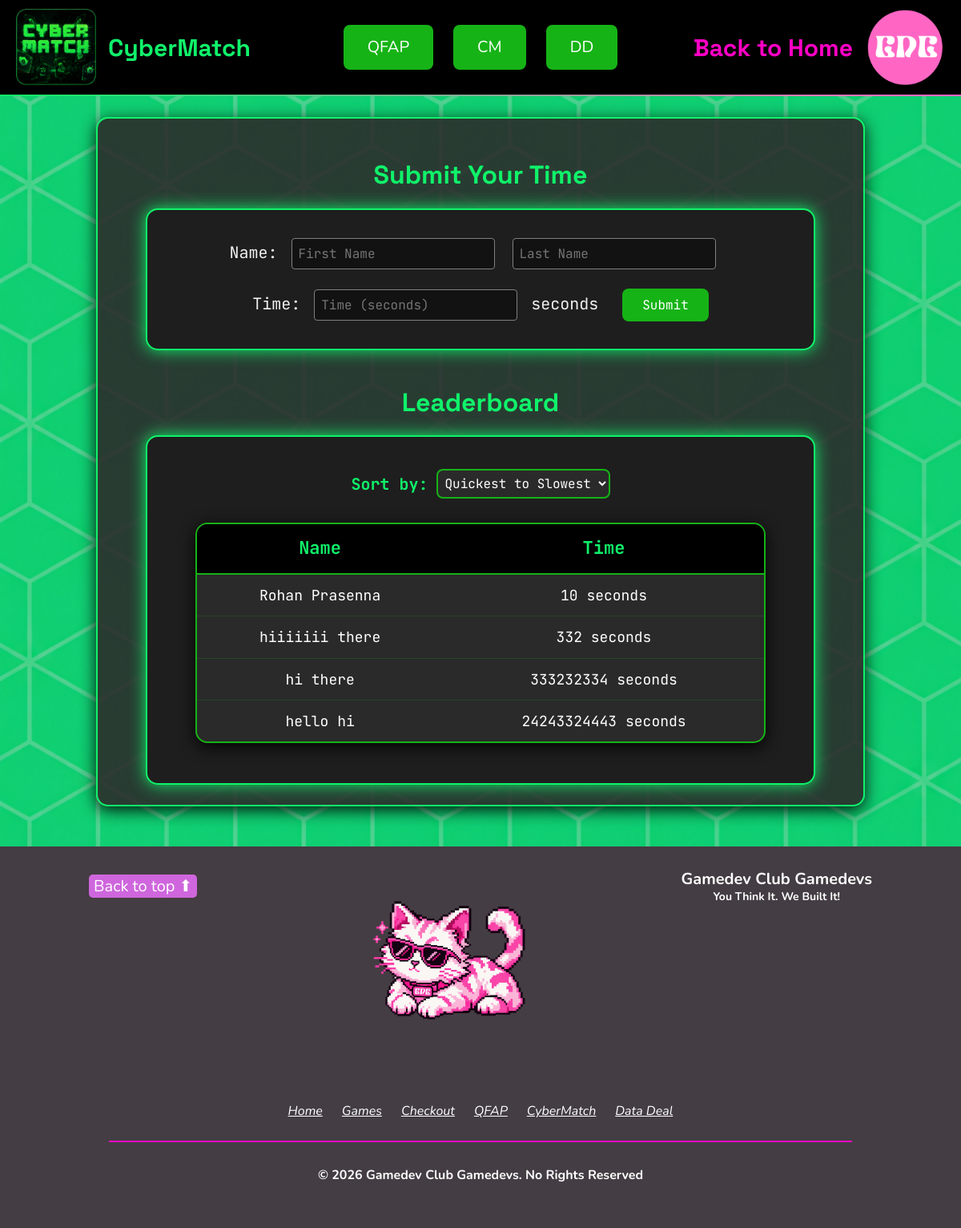
The page /leaderboard on the database as committed earlier.
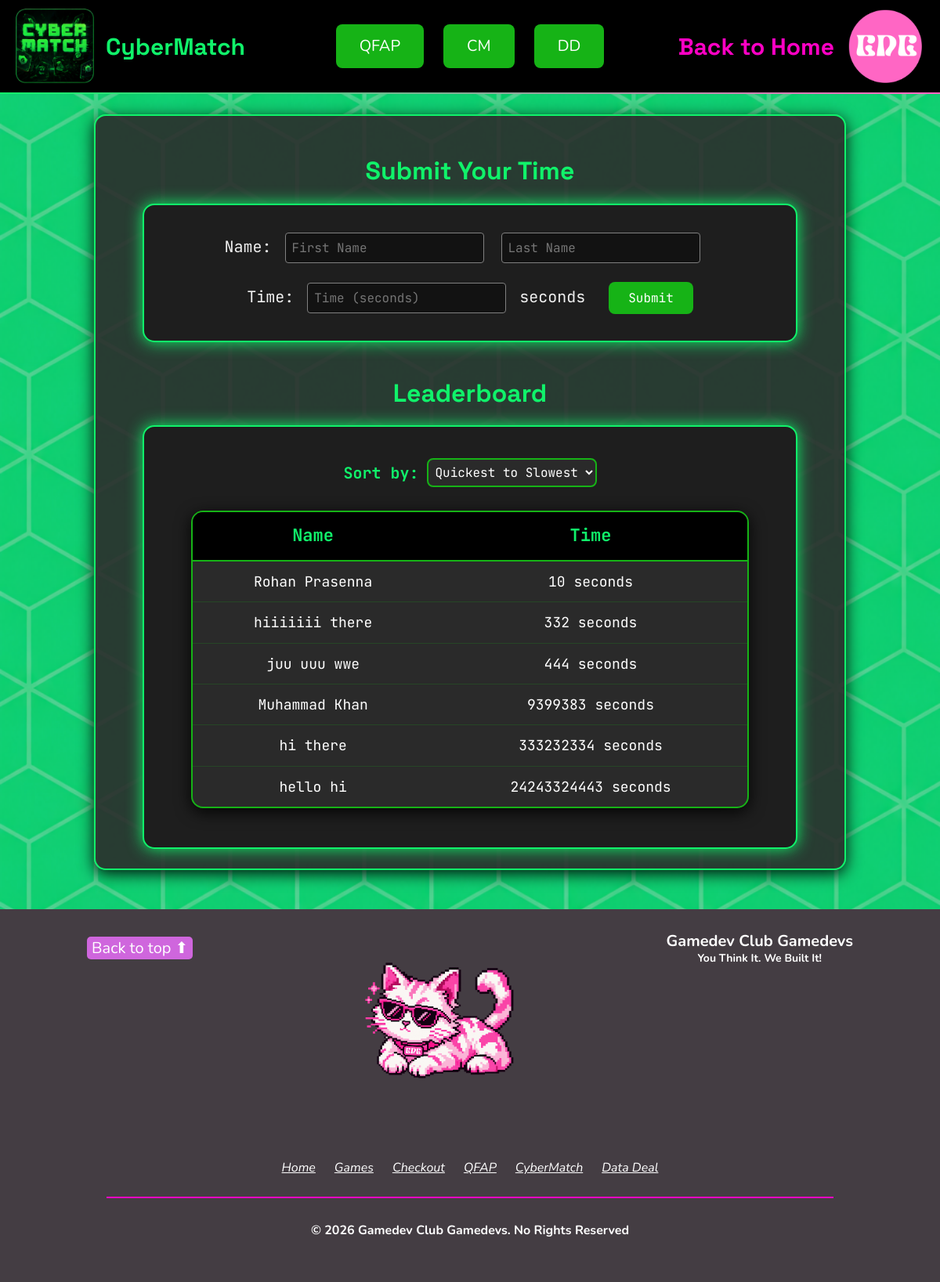
The same page on the database as committed later.
### tables this page shows
CREATE TABLE scores (
                id INTEGER PRIMARY KEY AUTOINCREMENT,
                first_name TEXT NOT NULL,
                last_name TEXT NOT NULL,
                score INTEGER NOT NULL
            );

### app.py (the view, shortened to what this page needs)
@app.route('/leaderboard', methods=['GET', 'POST'])
def leaderboard():
    sort_by = request.args.get('sort_by', 'quickest')
    if sort_by == 'slowest':
        query = 'SELECT first_name, last_name, score FROM scores ORDER BY score DESC'
    elif sort_by == 'fn_az':
        query = 'SELECT first_name, last_name, score FROM scores ORDER BY first_name COLLATE NOCASE ASC'
    elif sort_by == 'fn_za':
        query = 'SELECT first_name, last_name, score FROM scores ORDER BY first_name COLLATE NOCASE DESC'
    elif sort_by == 'ln_az':
        query = 'SELECT first_name, last_name, score FROM scores ORDER BY last_name COLLATE NOCASE ASC'
    elif sort_by == 'ln_za':
        query = 'SELECT first_name, last_name, score FROM scores ORDER BY last_name COLLATE NOCASE DESC'
    else:
        query = 'SELECT first_name, last_name, score FROM scores ORDER BY score COLLATE NOCASE ASC'
    with sqlite3.connect(DB_NAME) as conn:
        cur = conn.cursor()
        cur.execute(query)
        entries = cur.fetchall()
    return render_template('index.html', entries=entries, current_sort=sort_by)
    with sqlite3.connect(DB_NAME) as conn:
        cur = conn.cursor()
        cur.execute('SELECT name, score FROM scores ORDER BY score ASC')
        entries = cur.fetchall()
    return render_template('index.html', entries=ranked_entries)

### templates/index.html (shortened to what this page needs)
<!DOCTYPE html>
<html>
<head>
<link rel="stylesheet" href="{{ url_for('static', filename='styles.css') }}">
</head>
<body class="leaderboard-page-body" background="{{ url_for('static', filename='muhammad-background.png') }}">
<header id="muhammad-header" class="page-header">
    <span class="left-item">
        <a href="#top-of-page">
            <img class="logo" src="{{ url_for('static', filename='CM Mini Logo.png') }}" alt="CyberMatch logo">
        </a>
        <h1 style="color: #10f26a;">CyberMatch</h1>
    </span>
    <nav id="contents" class="center-item" aria-label="Group project navigation">
        <a class="animated-hyperlink hyperlink muhammad" style="cursor: pointer;">QFAP</a>
        <a class="animated-hyperlink hyperlink muhammad" href="/cybermatch">CM</a>
        <a class="animated-hyperlink hyperlink muhammad" style="cursor: pointer;">DD</a>
    </nav>
    <span class="right-item">
        <h1>Back to Home</h1>
        <a href="index.html">
            <img class="logo" id="logo-redirect" src="{{ url_for('static', filename='no.png') }}">
        </a>
    </span>
</header>
<br>
<div class="leaderboard-main-wrapper">
    <main>
    <h1 class="leaderboard-title-heading">Submit Your Time</h1>
    <div class="leaderboard-glowing-section">
<form method="POST">
    <div>
        Name:
        <input type="text" name="first_name" placeholder="First Name" onkeydown="if(['1', '2', '3', '4', '5', '6', '7', '8', '9', '0'].includes(event.key)) event.preventDefault();" required>
        <input type="text" name="last_name" placeholder="Last Name" onkeydown="if([' ', '1', '2', '3', '4', '5', '6', '7', '8', '9', '0'].includes(event.key)) event.preventDefault();" required>
    </div>
    <br>
    <div>
        Time:
        <input type="number" name="score" placeholder="Time (seconds)" min="0" step="1" required> seconds
    </div>
    <br>
    <input type="submit" value="Submit" style="cursor: pointer;">
</form>
</div>
<h1 class="leaderboard-title-heading">Leaderboard</h1>
<div class="leaderboard-glowing-section">
    <form method="GET" action="/leaderboard" style="margin-bottom: 20px; text-align: left;">
        <label for="sort_by">Sort by: </label>
        <select name="sort_by" id="sort_by" onchange="this.form.submit()" style="padding: 5px; font-size: 16px; cursor: pointer;">
            <option value="quickest" {% if current_sort == 'quickest' %}selected{% endif %}>Quickest to Slowest</option>
        </select>
    </form>
    <table>
        <thead>
            <tr>
                <th>Name</th>
                <th>Time</th>
            </tr>
        </thead>
        <tbody>
            {% for first_name, last_name, score in entries %}
            <tr>
                <td>{{ first_name }} {{ last_name }}</td>
                <td>{{ score }} seconds</td>
            </tr>
            {% endfor %}
        </tbody>
</table>
</main>
</div>
<footer class="site-footer">
        <section class="columns">
            <div>
                <button onclick="window.scrollTo({ top: 0, behavior: 'smooth' })">Back to top ⬆</button>
            </div>
            <div>
                <img src="{{ url_for('static', filename='mascot.png') }}" alt="Gamedev Club Gamedevs Mascot" width="200px" class="mascot" onclick="alert('Meow')">
            </div>
            <div>
                <p><b>Gamedev Club Gamedevs</b></p>
                <h6>You Think It. We Built It!</h6>
            </div>
        </section>
        <br><br>
        <nav class="footer-links" aria-label="Footer navigation">
            <a style="cursor: pointer;">Home</a>
            <a style="cursor: pointer;">Games</a>
            <a style="cursor: pointer;">Checkout</a>
            <a style="cursor: pointer;">QFAP</a>
            <a href="/cybermatch">CyberMatch</a>
            <a style="cursor: pointer;">Data Deal</a>
        </nav>
        <br>
        <hr color="#ff00c4">
        <br>
        <h5>© 2026 Gamedev Club Gamedevs. No Rights Reserved</h5>
    </footer>
</body>
</html>

Rows that differ between the two databases and show on the page:
added scores: first_name "juu uuu", last_name "wwe", score "444"
added scores: first_name "Muhammad", last_name "Khan", score "9399383"
